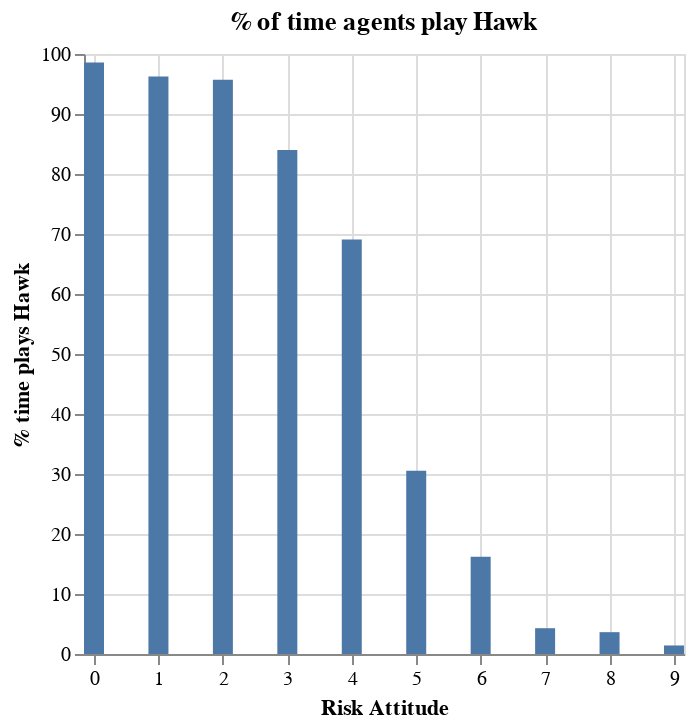

Source (notebook cell):
### Code cell
import altair as alt

alt.Chart(hawk_by_risk_attitude).mark_bar(width=10).encode(
    x=alt.X("risk_attitude", title="Risk Attitude").scale(domain=[0, 9]),                                                          
    y=alt.Y("pct_play_hawk", title="% time plays Hawk")
).properties(title="% of time agents play Hawk")

### Figure 1 — Vega-Lite specification as saved in the notebook (floating-point values rounded to 4 significant figures)
{"config": {"view": {"continuousWidth": 300, "continuousHeight": 300}}, "data": {"name": "data-8f60b696a6bc56acc9a4d8ea41a39bb7"}, "mark": {"type": "bar", "width": 10}, "encoding": {"x": {"field": "risk_attitude", "scale": {"domain": [0, 9]}, "title": "Risk Attitude", "type": "quantitative"}, "y": {"field": "pct_play_hawk", "title": "% time plays Hawk", "type": "quantitative"}}, "title": "% of time agents play Hawk", "$schema": "https://vega.github.io/schema/vega-lite/v5.20.1.json", "datasets": {"data-8f60b696a6bc56acc9a4d8ea41a39bb7": [{"risk_attitude": 0, "count": 2365102, "sum": 2331683, "pct_play_hawk": 98.59}, {"risk_attitude": 1, "count": 2358948, "sum": 2270929, "pct_play_hawk": 96.27}, {"risk_attitude": 2, "count": 2386695, "sum": 2284240, "pct_play_hawk": 95.71}, {"risk_attitude": 3, "count": 2386017, "sum": 2004107, "pct_play_hawk": 83.99}, {"risk_attitude": 4, "count": 2398564, "sum": 1657126, "pct_play_hawk": 69.09}, {"risk_attitude": 5, "count": 2403275, "sum": 733976, "pct_play_hawk": 30.54}, {"risk_attitude": 6, "count": 2373816, "sum": 385246, "pct_play_hawk": 16.23}, {"risk_attitude": 7, "count": 2376684, "sum": 102162, "pct_play_hawk": 4.299}, {"risk_attitude": 8, "count": 2363429, "sum": 85989, "pct_play_hawk": 3.638}, {"risk_attitude": 9, "count": 2355395, "sum": 33520, "pct_play_hawk": 1.423}]}}
